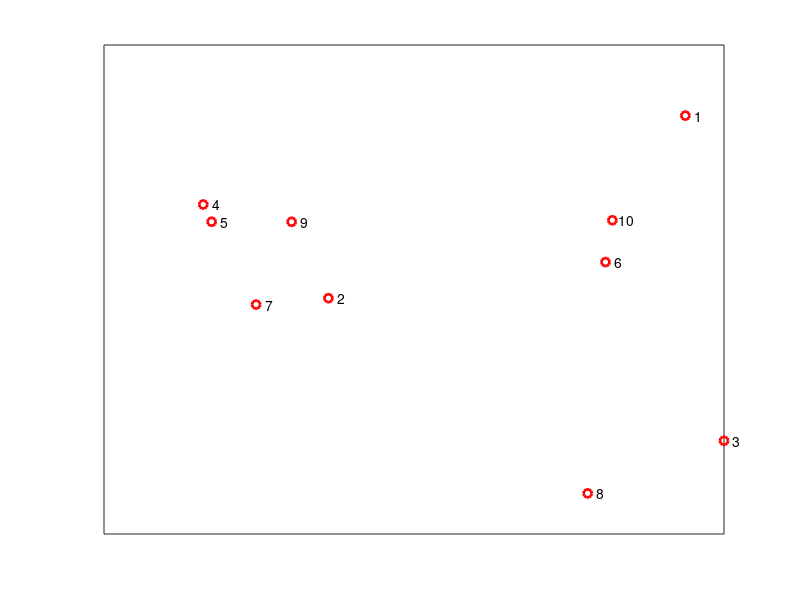

Recreate this plot in MATLAB. (Note: this script raises an error after producing the figure.)
%% Constructing Spline Curves in 2D and 3D
%
% This example shows how to use the |cscvn| command from Curve Fitting
% Toolbox(TM) to construct cubic spline curves in two and three dimensions.

% Copyright 1987-2012 The MathWorks, Inc.
% $Revision: 1.1.6.5 $

%% Selecting the Points
% This example will show how to draw a smooth curve through a list of points, in
% the order in which they occur. First, we select some random points in the
% plane, and store them in a matrix, one point per _column_.
npts = 10;
xy = [randn(1,npts); randn(1,npts)];
plot(xy(1,:),xy(2,:),'ro','LineWidth',2);
text(xy(1,:), xy(2,:),[repmat('  ',npts,1), num2str((1:npts)')])
set(gca,'XTick',[],'YTick',[])

%% Connecting the Points
% Next, construct the curve using the |cscvn| command and plot it using
% |fnplt|.
hold on
fnplt(cscvn(xy),'r',2)
hold off
%%
% You could also use the |getcurve| command if you wanted to input the list
% of points interactively.

%% 3-D Spline Curves
% It's just as easy to create spline curves in three dimensions. This time,
% we'll do something less random. First, we generate the points.
npts = 13;
t = linspace(0,8*pi,npts);
z = linspace(-1,1,npts);
omz = sqrt(1-z.^2);
xyz = [cos(t).*omz; sin(t).*omz; z];
plot3(xyz(1,:),xyz(2,:),xyz(3,:),'ro','LineWidth',2);
text(xyz(1,:),xyz(2,:),xyz(3,:),[repmat('  ',npts,1), num2str((1:npts)')])
set(gca,'XTick',[],'YTick',[],'ZTick',[])
box on

%% Connecting the Points
% Here is the 3D spline curve through these points provided by |cscvn|. By
% appending the first point to the end of the list, we get a smooth _closed_
% curve.
hold on
fnplt(cscvn(xyz(:,[1:end 1])),'r',2)
hold off


displayEndOfDemoMessage(mfilename)
